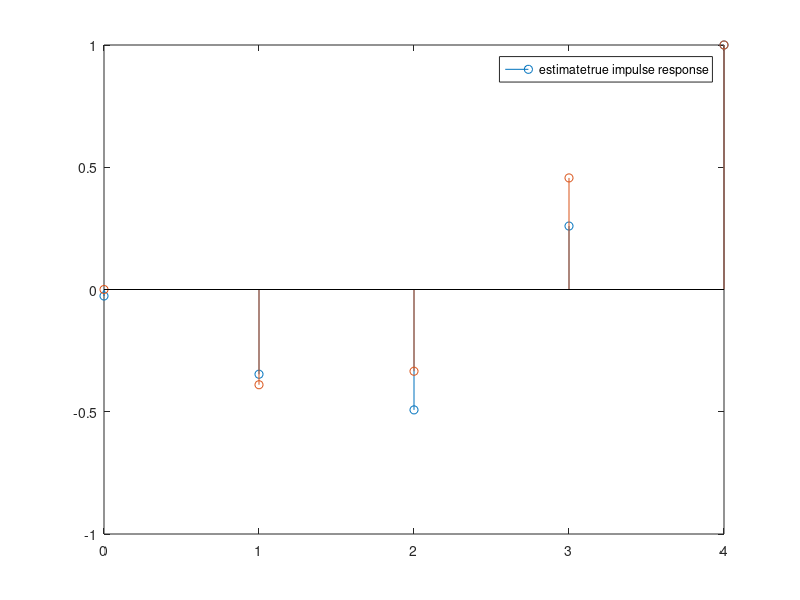

MATLAB code to generate this figure:
clearvars; close all;
%%% unknown impulse response
h_true = [0, -0.0134, -0.0115,  0.0157,  0.0344];
n = 0:length(h_true)-1;
alpha = (length(h_true) - 1) / 2;
m = n - alpha;
%%% create white noise input, and its corresponding output
x = randn(1, 5000); 
y = conv(x, h_true);

%%% simulate noisy output by adding some noise to y:
y_clean = conv(x, h_true);

% Create additive white noise to corrupt the output.
v = 0.2 * randn(1, length(y_clean)); % Scaled noise signal

% The final noisy output is what we'll use for estimation.
y = y_clean + v;% here a noise added so that SNR is 20dB

%%% find cross and auto correlations:
Ryx = xcorr(y, x);

%%% find maximum point and its location
[~, peak_index] = max(abs(Ryx));
start_index = peak_index - alpha - 2;
end_index = peak_index + alpha - 2;

h_estimate = Ryx(start_index:end_index);

%%% plot normaized values of h_true and h_estimate

h_estimate_norm = h_estimate / max(abs(h_estimate));
h_true_norm = h_true / max(abs(h_true));
stem(n, h_estimate_norm);
hold on
stem(n, h_true_norm);
legend(["estimate", "true impulse response"])